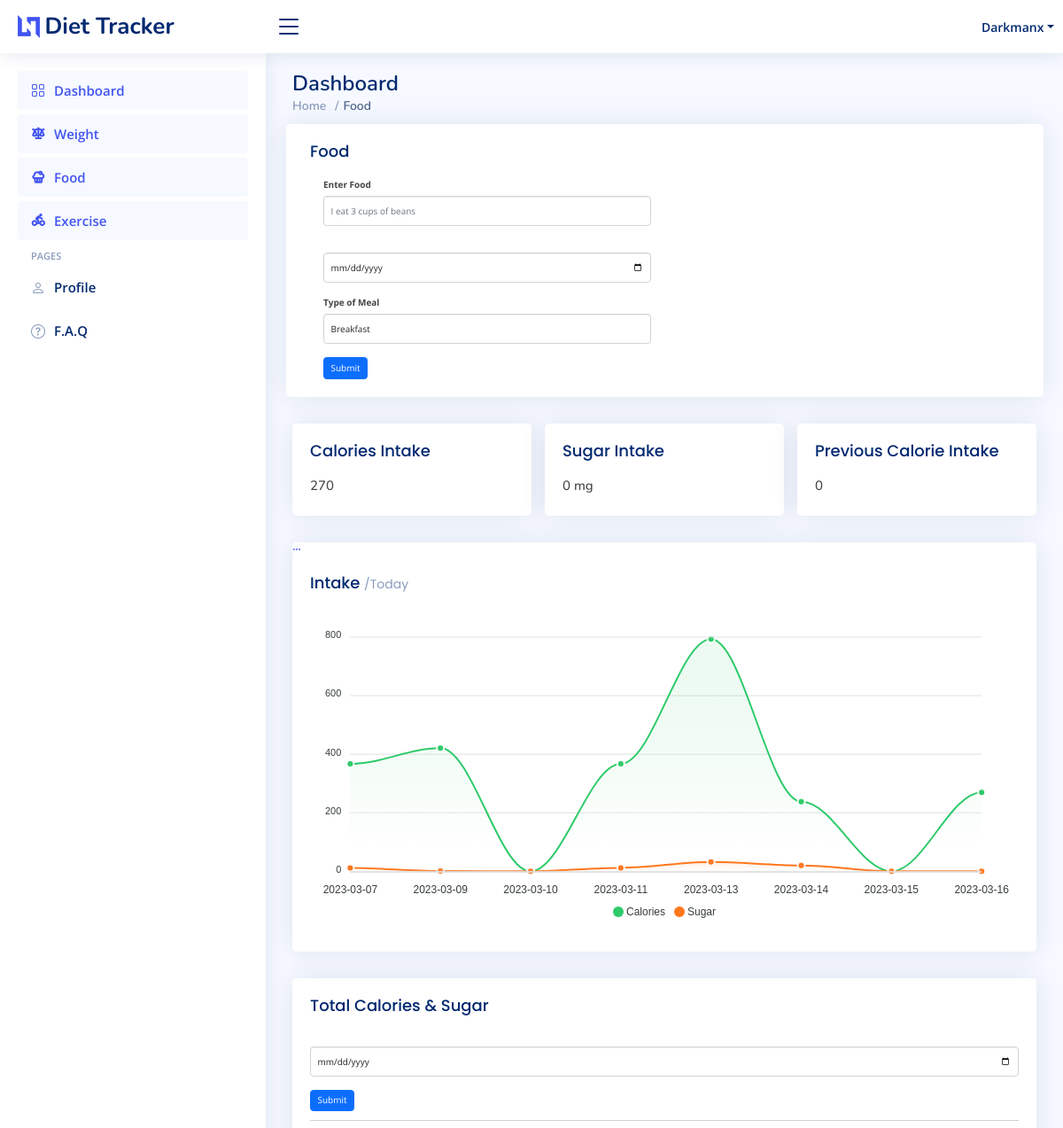
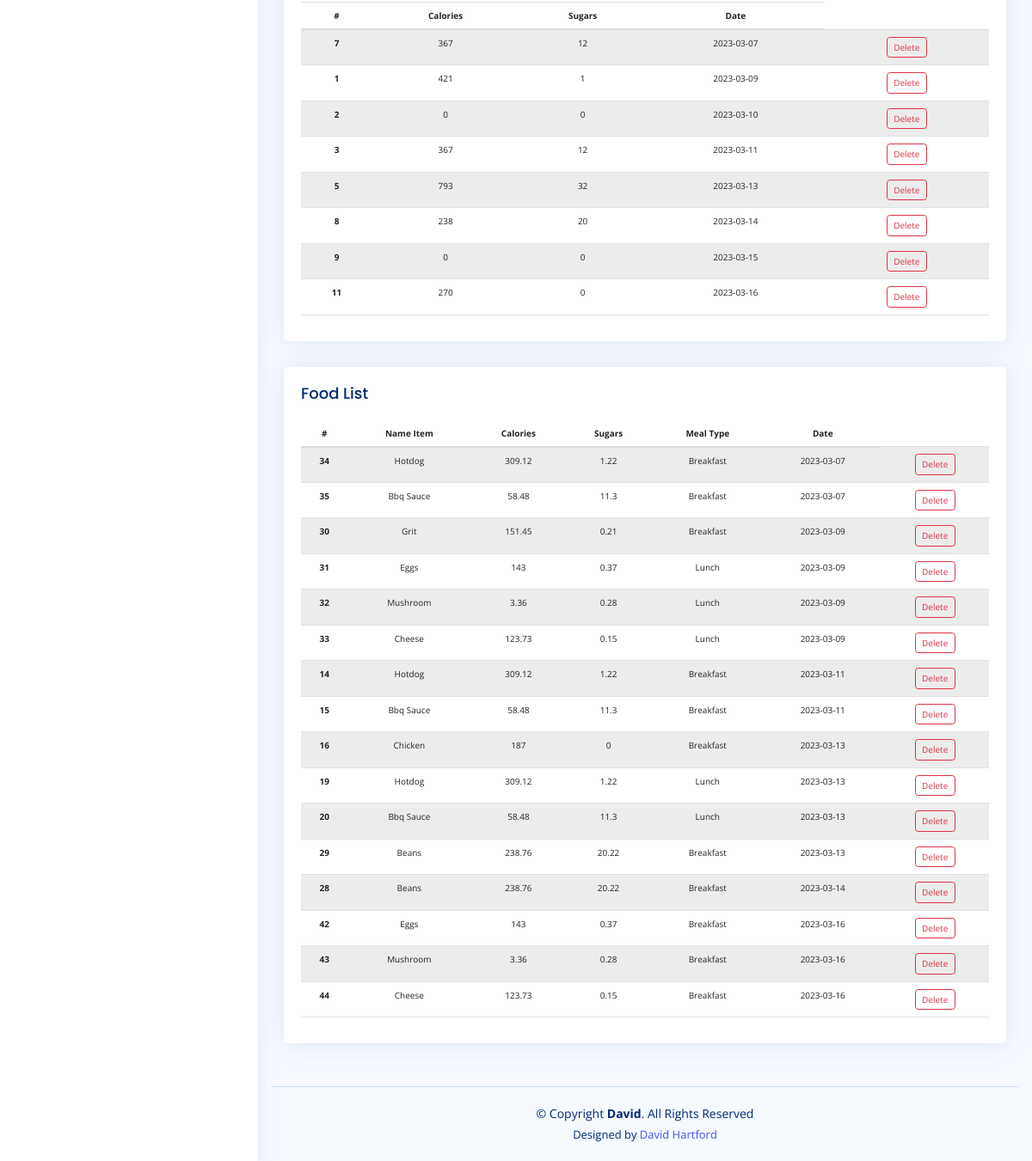
/food (signed in), run on the app's committed database (2 pictures, top to bottom).
### main.py (models this page shows)
class Users(UserMixin, db.Model):
    __tablename__ = "users"
    id = db.Column(db.Integer, primary_key=True)
    username = db.Column(db.String, unique=True, nullable=False)
    email = db.Column(db.String, unique=True, nullable=False)
    password = db.Column(db.String, nullable=False)
    s_weight = db.Column(db.Float, nullable=False)
    height = db.Column(db.Integer, nullable=False)
    age = db.Column(db.Integer, nullable=False)
    gender = db.Column(db.String, nullable=False)
    weights = db.relationship("Weight", backref="users")

class Intake(db.Model):
    __tablename__ = "intake"
    id = db.Column(db.Integer, primary_key=True)
    date = db.Column(db.String(250), nullable=False)
    total_calories = db.Column(db.Integer, nullable=False, default=0)
    total_sugar = db.Column(db.Integer, nullable=False, default=0)
    users_id = db.Column(db.Integer, db.ForeignKey("users.id"), nullable=False)

class Food(db.Model):
    __tablename__ = "food"
    id = db.Column(db.Integer, primary_key=True)
    item = db.Column(db.String(250), nullable=False)
    date = db.Column(db.String(250), nullable=False)
    sugar = db.Column(db.Integer, nullable=False, default=0)
    calories = db.Column(db.Integer, nullable=False, default=0)
    meal = db.Column(db.String(250), nullable=False)
    food_id = db.Column(db.Integer, db.ForeignKey("users.id"), nullable=False)

### main.py (the view, shortened to what this page needs)
@app.route('/food', methods=["GET", "POST"])
def food():
    form = FoodForm()
    intake_form = DateForm()
    user = Users.query.filter_by(id=current_user.id).first()
    if intake_form.submit1.data and intake_form.validate():
        get_calories()
    db_food = Food.query.filter_by(food_id=current_user.id).order_by(asc(Food.date)).all()
    db_intake = Intake.query.filter_by(users_id=current_user.id).order_by(asc(Intake.date)).all()
    all_calories = get_all_total_calories()
    all_sugar = get_all_total_sugar()
    all_dates = get_all_weight_dates(Intake)
    return render_template("food.html", form=form, intake_form=intake_form, current_user=current_user, db_food=db_food,
                           db_intake=db_intake, all_calories=all_calories, all_sugar=all_sugar, all_dates=all_dates)

### forms.py
class FoodForm(FlaskForm):
    food = StringField("Enter Food", validators=[DataRequired()], render_kw={"placeholder": "I eat 3 cups of beans"})
    date = DateField(' ', format='%Y-%m-%d', render_kw={"placeholder": date})
    meal = SelectField("Type of Meal", choices=["Breakfast", "Lunch", "Dinner", "Snack"], coerce=str,
                       option_widget=None, validate_choice=True)
    submit = SubmitField('Submit')

class DateForm(FlaskForm):
    date = DateField(' ', format='%Y-%m-%d', render_kw={"placeholder": date})
    submit1 = SubmitField('Submit')

### main.py (called while the page is built)
@login_manager.user_loader
def load_user(user_id):
    return Users.query.get(int(user_id))

def get_all_weight_dates(table):
    db_weight = table.query.filter_by(users_id=current_user.id).order_by(asc(table.date)).all()
    date_weights = []
    for i in db_weight:
        date_weights.append(i.date)
    return date_weights

def get_all_total_calories():
    db_intake = Intake.query.filter_by(users_id=current_user.id).order_by(asc(Intake.date)).all()
    all_calories = []
    for i in db_intake:
        all_calories.append(i.total_calories)
    return all_calories

def get_all_total_sugar():
    db_intake = Intake.query.filter_by(users_id=current_user.id).order_by(asc(Intake.date)).all()
    all_sugar = []
    for i in db_intake:
        all_sugar.append(i.total_sugar)
    return all_sugar

### templates/food.html (shortened to what this page needs)
{% extends 'bootstrap/base.html' %}
{% import "bootstrap/wtf.html" as wtf %}
{% block content %}
{% include "header.html" %}
<main id="main" class="main">
    <div class="pagetitle">
        <h1>Dashboard</h1>
        <nav>
            <ol class="breadcrumb">
                <li class="breadcrumb-item"><a href="{{url_for('home')}}">Home</a></li>
                <li class="breadcrumb-item active">Food</li>
            </ol>
        </nav>
    </div>
    <div class="col-xl-12">
        <div class="row justify-content-center">
            <div class="card">
                <div class="card-body">
                    <h5 class="card-title">Food</h5>
                    <div class="col-lg-6">
                    {{ wtf.quick_form(form, novalidate=True, button_map={"submit": "primary"}) }}
                    </div>
                </div>
            </div>
        </div>
    </div>
    <div class="col-xl-12">
        <div class="row justify-content-center">
            <div class="col-lg-4 col-md-4">
                <div class="card">
                    <div class="card-body">
                      <h5 class="card-title">Calories Intake</h5>
                        <h4>{{ all_calories[-1] }}</h4>
                    </div>
                </div>
            </div>
            <div class="col-lg-4 col-md-4">
            <div class="card">
                    <div class="card-body">
                        <h5 class="card-title">Sugar Intake</h5>
                        <h4>{{ all_sugar[-1] }} <span>mg</span> </h4>
                    </div>
                  </div>
            </div>
            <div class="col-lg-4 col-md-4">
                <div class="card">
                    <div class="card-body">
                      <h5 class="card-title">Previous Calorie Intake</h5>
                      <h4>{{ all_calories[-2] }}</h4>
                    </div>
                  </div>
            </div>
        </div>
    </div>
    <div class="row justify-content-center">
        <div class="col-xl-12">
            <div class="card">
                <div class="filter">
                                <a class="icon" href="#" data-bs-toggle="dropdown"><i class="bi bi-three-dots"></i></a>
                            </div>
                <div class="card-body">
                    <h5 class="card-title">Intake <span>/Today</span></h5>
                    <div id="intake_reportsChart" style="min-height: 365px;">
                    </div>
                </div>
            </div>
        </div>
    </div>
    <div class="card">
            <div class="card-body">
              <h5 class="card-title">Total Calories & Sugar</h5>
              <table class="table table-striped">
                {{ wtf.quick_form(intake_form, novalidate=True, button_map={"submit1": "primary"}) }}
                <hr>
                <thead>
                  <tr>
                    <th scope="col">#</th>
                    <th scope="col">Calories</th>
                    <th scope="col">Sugars</th>
                    <th scope="col">Date</th>
                  </tr>
                </thead>
                <tbody>
                  {% for intake in db_intake %}
                      <tr>
                          <th scope="row">{{ intake.id}}</th>
                          <td>{{ intake.total_calories }}</td>
                          <td>{{ intake.total_sugar }}</td>
                          <td>{{ intake.date }}</td>
                          <td><a href="/delete_intake/{{ intake.id }}" class="btn btn-outline-danger btm-sm">Delete</a></td>
                      </tr>
                    {% endfor %}
                </tbody>
              </table>
            </div>
          </div>
    <div class="card">
            <div class="card-body">
              <h5 class="card-title">Food List</h5>
              <table class="table table-striped">
                <thead>
                  <tr>
                    <th scope="col">#</th>
                    <th scope="col">Name Item</th>
                    <th scope="col">Calories</th>
                    <th scope="col">Sugars</th>
                    <th scope="col">Meal Type</th>
                    <th scope="col">Date</th>
                  </tr>
                </thead>
                <tbody>
                  {% for food in db_food %}
                      <tr>
                          <th scope="row">{{ food.id}}</th>
                          <td>{{ food.item }}</td>
                          <td>{{ food.calories }}</td>
                          <td>{{ food.sugar }}</td>
                          <td>{{ food.meal }}</td>
                          <td>{{ food.date }}</td>
                          <td><a href="/delete_food/{{ food.id }}" class="btn btn-outline-danger btm-sm">Delete</a></td>
                      </tr>
                    {% endfor %}
                </tbody>
              </table>
            </div>
          </div>
</main>
{% include "footer.html" %}
{% endblock %}

### templates/header.html (shortened to what this page needs)
<!DOCTYPE html>
<html lang="en">
{% import "bootstrap/wtf.html" as wtf %}
<head>
  <link href="static/vendor/bootstrap/css/bootstrap.min.css" rel="stylesheet">
  <link href="static/vendor/bootstrap-icons/bootstrap-icons.css" rel="stylesheet">
  <link href="static/vendor/boxicons/css/boxicons.min.css" rel="stylesheet">
  <link href="static/vendor/quill/quill.snow.css" rel="stylesheet">
  <link href="static/vendor/quill/quill.bubble.css" rel="stylesheet">
  <link href="static/vendor/remixicon/remixicon.css" rel="stylesheet">
  <link href="static/vendor/simple-datatables/style.css" rel="stylesheet">
  <link href="static/css/style.css" rel="stylesheet">
</head>
<header id="header" class="header fixed-top d-flex align-items-center">
    <div class="d-flex align-items-center justify-content-between">
        <a href="{{url_for('home')}}" class="logo d-flex align-items-center">
            <img src="static/img/logo.png" alt="">
            <span class="d-none d-lg-block">Diet Tracker</span>
        </a>
        <i class="bi bi-list toggle-sidebar-btn"></i>
    </div>
    <nav class="header-nav ms-auto">
        <ul class="d-flex align-items-center">
            {% if current_user.is_authenticated: %}
            <li class="nav-item dropdown pe-3">
                <a class="nav-link nav-profile d-flex align-items-center pe-0" href="#" data-bs-toggle="dropdown">
                    <span class="d-none d-md-block dropdown-toggle ps-2">{{ current_user.username.title() }}</span>
                </a>
            </li>
            {% else: %}
            <li class="nav-item dropdown pe-3">
                <a class="nav-link nav-profile d-flex align-items-center pe-0"  data-bs-toggle="dropdown">
                    <img src="static/img/profile-img.jpg" alt="Profile" class="rounded-circle">
                    <span class="d-none d-md-block ps-2">Welcome</span>
                </a>
            {% endif %}
        </ul>
    </nav>
</header>
<aside id="sidebar" class="sidebar">
    <ul class="sidebar-nav" id="sidebar-nav">
        {% if current_user.is_authenticated: %}
        <li class="nav-item">
            <a class="nav-link " href="{{url_for('home')}}">
                <i class="bi bi-grid"></i>
                <span>Dashboard</span>
            </a>
        </li>
        <li class="nav-item">
            <a class="nav-link" href="{{url_for('weight')}}">
                <i class="ri-scales-3-line"></i><span>Weight</span>
            </a>
        </li>
        <li class="nav-item">
            <a class="nav-link" href="{{url_for('food')}}">
                <i class="ri-cake-3-line"></i><span>Food</span>
            </a>
        </li>
        <li class="nav-item">
            <a class="nav-link" href="{{url_for('exercise')}}">
                <i class="ri-riding-line"></i><span>Exercise</span>
            </a>
        </li>
        <li class="nav-heading">Pages</li>
        <li class="nav-item">
            <a class="nav-link collapsed" href="#">
                <i class="bi bi-person"></i>
                <span>Profile</span>
            </a>
        </li>
        <li class="nav-item">
            <a class="nav-link collapsed" href="#">
                <i class="bi bi-question-circle"></i>
                <span>F.A.Q</span>
            </a>
        </li>
        {% endif %}
    </ul>
</aside>

### static/css/style.css (style rules this page uses)
:root { scroll-behavior: smooth; }
body { font-family: "Open Sans", sans-serif; background: #f6f9ff; color: #444444; }
a { color: #4154f1; text-decoration: none; }
h1, h2, h3, h4, h5, h6 { font-family: "Nunito", sans-serif; }
tr { text-align: center; }
#main { margin-top: 60px; padding: 20px 30px; transition: all 0.3s; }
.pagetitle { margin-bottom: 10px; }
.pagetitle h1 { font-size: 24px; margin-bottom: 0; font-weight: 600; color: #012970; }
.card { margin-bottom: 30px; border: none; border-radius: 5px; box-shadow: 0px 0 30px rgba(1, 41, 112, 0.1); }
.card-title { padding: 20px 0 15px 0; font-size: 18px; font-weight: 500; color: #012970; font-family: "Poppins", sans-serif; }
.card-title span { color: #899bbd; font-size: 14px; font-weight: 400; }
.card-body { padding: 0 20px 20px 20px; }
.breadcrumb { font-size: 14px; font-family: "Nunito", sans-serif; color: #899bbd; font-weight: 600; }
.breadcrumb a { color: #899bbd; transition: 0.3s; }
.breadcrumb .breadcrumb-item::before { color: #899bbd; }
.breadcrumb .active { color: #51678f; font-weight: 600; }
.logo { line-height: 1; }
@media (min-width: 1200px) { .logo { width: 280px; } }
.logo img { max-height: 26px; margin-right: 6px; }
.logo span { font-size: 26px; font-weight: 700; color: #012970; font-family: "Nunito", sans-serif; }
.header { transition: all 0.5s; z-index: 997; height: 60px; box-shadow: 0px 2px 20px rgba(1, 41, 112, 0.1); background-color: #fff; padding-left: 20px; }
.header .toggle-sidebar-btn { font-size: 32px; padding-left: 10px; cursor: pointer; color: #012970; }
.header-nav ul { list-style: none; }
.header-nav>ul { margin: 0; padding: 0; }
.header-nav .nav-profile { color: #012970; }
.header-nav .nav-profile span { font-size: 14px; font-weight: 600; }
.sidebar { position: fixed; top: 60px; left: 0; bottom: 0; width: 300px; z-index: 996; transition: all 0.3s; padding: 20px; overflow-y: auto; scrollbar-width: thin; scrollbar-color: #aab7cf transparent; box-shadow: 0px 0px 20px rgba(1, 41, 112, 0.1); background-color: #fff; }
@media (min-width: 1200px) { #main, #footer { margin-left: 300px; } }
.sidebar-nav { padding: 0; margin: 0; list-style: none; }
.sidebar-nav li { padding: 0; margin: 0; list-style: none; }
.sidebar-nav .nav-item { margin-bottom: 5px; }
.sidebar-nav .nav-heading { font-size: 11px; text-transform: uppercase; color: #899bbd; font-weight: 600; margin: 10px 0 5px 15px; }
.sidebar-nav .nav-link { display: flex; align-items: center; font-size: 15px; font-weight: 600; color: #4154f1; transition: 0.3; background: #f6f9ff; padding: 10px 15px; border-radius: 4px; }
.sidebar-nav .nav-link i { font-size: 16px; margin-right: 10px; color: #4154f1; }
.sidebar-nav .nav-link.collapsed { color: #012970; background: #fff; }
.sidebar-nav .nav-link.collapsed i { color: #899bbd; }

### data on the page
Users: username "Darkmanx"
Intake: total_calories "270", id "11", total_sugar "0", date "2023-03-16"
Intake: id "7", total_calories "367", total_sugar "12", date "2023-03-07"
Intake: id "1", total_calories "421", total_sugar "1", date "2023-03-09"
Intake: id "2", total_calories "0", total_sugar "0", date "2023-03-10"
Intake: id "3", total_calories "367", total_sugar "12", date "2023-03-11"
Intake: id "5", total_calories "793", total_sugar "32", date "2023-03-13"
Intake: id "8", total_calories "238", total_sugar "20", date "2023-03-14"
Intake: id "9", total_calories "0", total_sugar "0", date "2023-03-15"
Food: id "34", item "Hotdog", calories "309.12", sugar "1.22", meal "Breakfast", date "2023-03-07"
Food: id "35", item "Bbq Sauce", calories "58.48", sugar "11.3", meal "Breakfast", date "2023-03-07"
Food: id "30", item "Grit", calories "151.45", sugar "0.21", meal "Breakfast", date "2023-03-09"
Food: id "31", item "Eggs", calories "143", sugar "0.37", meal "Lunch", date "2023-03-09"
Food: id "32", item "Mushroom", calories "3.36", sugar "0.28", meal "Lunch", date "2023-03-09"
Food: id "33", item "Cheese", calories "123.73", sugar "0.15", meal "Lunch", date "2023-03-09"
Food: id "14", item "Hotdog", calories "309.12", sugar "1.22", meal "Breakfast", date "2023-03-11"
Food: id "15", item "Bbq Sauce", calories "58.48", sugar "11.3", meal "Breakfast", date "2023-03-11"
Food: id "16", item "Chicken", calories "187", sugar "0", meal "Breakfast", date "2023-03-13"
Food: id "19", item "Hotdog", calories "309.12", sugar "1.22", meal "Lunch", date "2023-03-13"
Food: id "20", item "Bbq Sauce", calories "58.48", sugar "11.3", meal "Lunch", date "2023-03-13"
Food: id "29", item "Beans", calories "238.76", sugar "20.22", meal "Breakfast", date "2023-03-13"
Food: id "28", item "Beans", calories "238.76", sugar "20.22", meal "Breakfast", date "2023-03-14"
Food: id "42", item "Eggs", calories "143", sugar "0.37", meal "Breakfast", date "2023-03-16"
Food: id "43", item "Mushroom", calories "3.36", sugar "0.28", meal "Breakfast", date "2023-03-16"
Food: id "44", item "Cheese", calories "123.73", sugar "0.15", meal "Breakfast", date "2023-03-16"

### other printed values
{{ all_sugar[-1] }} "0"
{{ all_calories[-2] }} "0"
